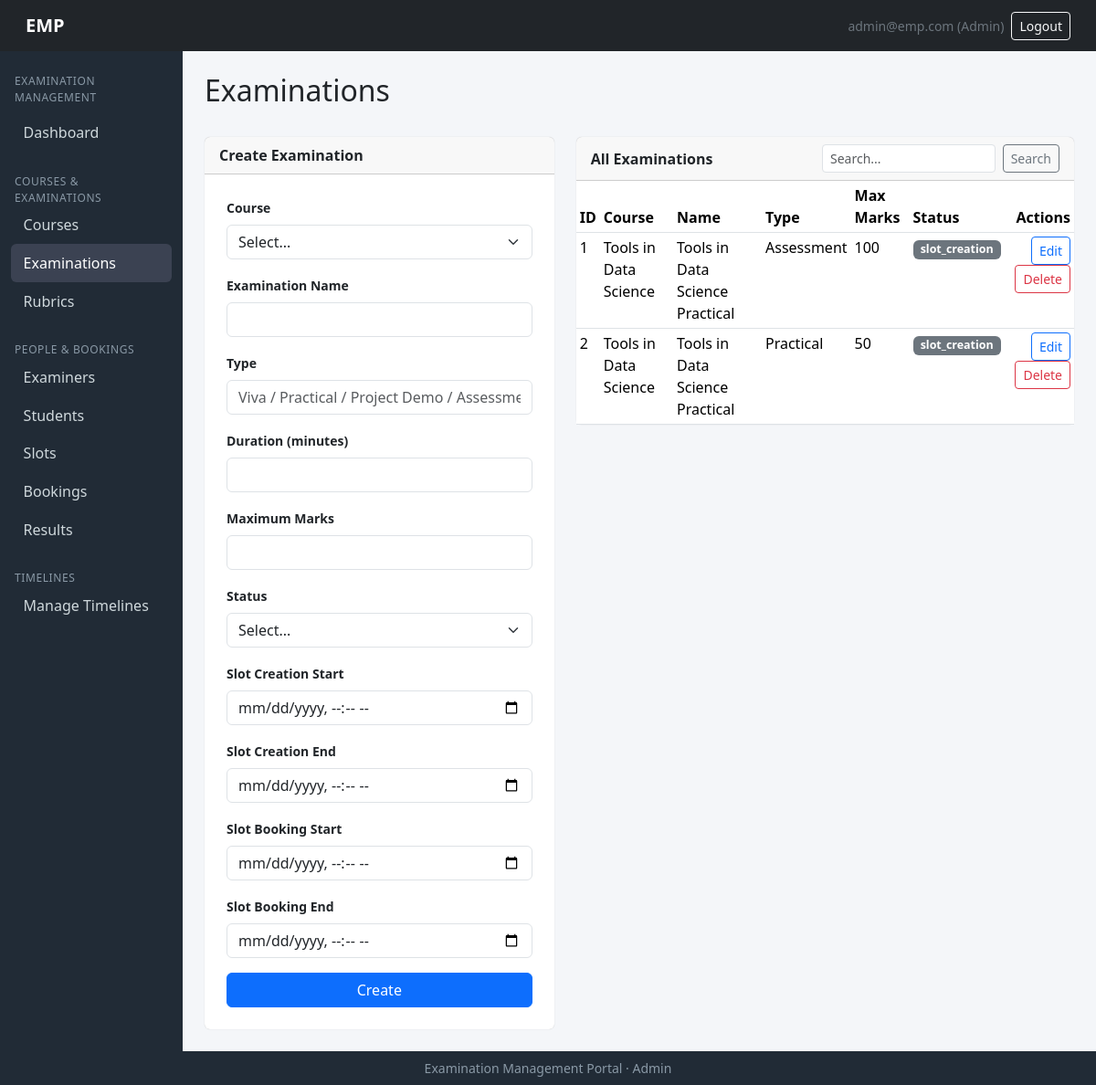
Screenshot of /admin/examinations (signed in) with the database file from the repository.
### models/models.py (models this page shows, shortened)
class User(db.Model, UserMixin):
    __tablename__ = "users"
    id = db.Column(db.Integer, primary_key=True)
    email   = db.Column(db.String(120), unique=True, nullable=False, index=True)
    password_hash = db.Column(db.String(256), nullable=False)
    role = db.Column(db.String(20), nullable=False)   # admin | examiner | student
    is_active = db.Column(db.Boolean, default=True)
    created_at= db.Column(db.DateTime, default=datetime.utcnow)
    examiner=db.relationship("Examiner", backref="user", uselist=False)
    student  = db.relationship("Student", backref="user", uselist=False)
    admin  =db.relationship("Admin", backref="user", uselist=False)

class Course(db.Model):
    __tablename__ = "courses"
    id = db.Column(db.Integer, primary_key=True)
    code = db.Column(db.String(30), unique=True, nullable=False)
    name    = db.Column(db.String(150), nullable=False)
    description  = db.Column(db.Text)
    status=   db.Column(db.String(20), default="active")    # active|inactive
    examinations = db.relationship("Examination", backref="course")

class Examination(db.Model):
    __tablename__ = "examinations"
    id   = db.Column(db.Integer, primary_key=True)
    course_id = db.Column(db.Integer, db.ForeignKey("courses.id"), nullable=False)
    name     = db.Column(db.String(150), nullable=False)
    exam_type= db.Column(db.String(30), nullable=False)   # Viva|Practical|Project Demo|Assessment
    duration = db.Column(db.Integer, nullable=False)       # in minutes ig?
    max_marks = db.Column(db.Integer, nullable=False)
    slot_creation_start = db.Column(db.DateTime)
    slot_creation_end=db.Column(db.DateTime)
    slot_booking_start  = db.Column(db.DateTime)
    slot_booking_end  = db.Column(db.DateTime)
    status = db.Column(db.String(20), default="draft")  # draft|slot_creation|booking_open|closed|completed perhaps
    rubrics = db.relationship("Rubric", backref="exam")
    slots  = db.relationship("ExaminationSlot", backref="exam")

### routes/admin_routes.py (the view, shortened to what this page needs)
@admin_bp.route('/examinations', methods=['GET', 'POST'])
@login_required
def examinations():
    if not admin_only():
        return redirect(url_for('auth.login'))
    courses_options = [{'value': c.id, 'label': f"{c.code} - {c.name}"} for c in Course.query.all()]
    q = request.args.get('q', '').strip()
    exams = Examination.query.filter(Examination.name.ilike(f'%{q}%')).all() if q else Examination.query.all()
    return render_template('admin/examinations.html',
                           examinations=_exam_view_data(exams),
                           courses_options=courses_options,
                           edit=None,
                           q=q)

### app.py (called while the page is built)
@login_manager.user_loader
def load_user(user_id):
    return User.query.get(int(user_id))

### routes/admin_routes.py (called while the page is built)
def admin_only():
    if current_user.role != 'admin':
        flash('Access denied.', 'danger')
        return False
    return True

def _exam_view_data(exams):
    return [{
        'id': e.id,
        'course_name': e.course.name if e.course else 'N/A',
        'name': e.name,
        'type': e.exam_type,
        'max_marks': e.max_marks,
        'status': e.status
    } for e in exams]

### templates/admin/examinations.html (shortened to what this page needs)
{% extends "admin/base_admin.html" %}
{% import "admin/_macros.html" as macros %}
{% import "admin/_status.html" as status %}
{% block content %}
<div class="d-flex justify-content-between align-items-center mb-4">
    <h2>Examinations</h2>
</div>
<div class="row g-4">
    <div class="col-lg-5">
        <div class="card">
            <div class="card-header fw-semibold">{{ 'Edit Examination' if edit else 'Create Examination' }}</div>
            <div class="card-body p-4">
                <form method="POST" action="{{ url_for('admin.examinations') }}">
                    {{ macros.select_row('Course', 'course_id', edit.course_id, courses_options, true) }}
                    {{ macros.form_row('Examination Name', 'name', edit.name, required=true) }}
                    {{ macros.form_row('Type', 'type', edit.type, required=true, placeholder='Viva / Practical / Project Demo / Assessment') }}
                    {{ macros.form_row('Duration (minutes)', 'duration', edit.duration, type='number', required=true) }}
                    {{ macros.form_row('Maximum Marks', 'max_marks', edit.max_marks, type='number', required=true) }}
                    {{ macros.select_row('Status', 'status', edit.status, [{'value':'Draft','label':'Draft'},{'value':'Slot Creation','label':'Slot Creation'},{'value':'Booking Open','label':'Booking Open'},{'value':'Closed','label':'Closed'},{'value':'Completed','label':'Completed'}], true) }}
                    {{ macros.form_row('Slot Creation Start', 'slot_start', edit.slot_start, type='datetime-local') }}
                    {{ macros.form_row('Slot Creation End', 'slot_end', edit.slot_end, type='datetime-local') }}
                    {{ macros.form_row('Slot Booking Start', 'booking_start', edit.booking_start, type='datetime-local') }}
                    {{ macros.form_row('Slot Booking End', 'booking_end', edit.booking_end, type='datetime-local') }}
                    <button type="submit" class="btn btn-primary w-100">{{ 'Update' if edit else 'Create' }}</button>
                </form>
            </div>
        </div>
    </div>
    <div class="col-lg-7">
        <div class="card">
            <div class="card-header d-flex justify-content-between align-items-center">
                <span class="fw-semibold">All Examinations</span>
                <form method="GET" action="{{ url_for('admin.examinations') }}" class="d-flex gap-2" style="width:260px;">
                    <input type="text" name="q" class="form-control form-control-sm" placeholder="Search..." value="{{ q or '' }}">
                    <button type="submit" class="btn btn-sm btn-outline-secondary">Search</button>
                </form>
            </div>
            <div class="table-responsive">
                <table class="table table-sm table-hover mb-0">
                    <thead>
                        <tr>
                            <th>ID</th>
                            <th>Course</th>
                            <th>Name</th>
                            <th>Type</th>
                            <th>Max Marks</th>
                            <th>Status</th>
                            <th class="text-end">Actions</th>
                        </tr>
                    </thead>
                    <tbody>
                        {% for e in examinations %}
                            <tr>
                                <td>{{ e.id }}</td>
                                <td>{{ e.course_name }}</td>
                                <td>{{ e.name }}</td>
                                <td>{{ e.type }}</td>
                                <td>{{ e.max_marks }}</td>
                                <td>{{ status.status_badge(e.status) }}</td>
                                <td class="text-end">
                                    <a class="btn btn-sm btn-outline-primary" href="{{ url_for('admin.exam_edit', exam_id=e.id) }}">Edit</a>
                                    <form method="POST" action="{{ url_for('admin.exam_delete', exam_id=e.id) }}" class="d-inline"
                                          onsubmit="return confirm('Delete this examination?')">
                                          <button type="submit" class="btn btn-sm btn-outline-danger">Delete</button>
                                    </form>
                                </td>
                            </tr>
                        {% else %}
                            <tr><td colspan="7" class="text-center text-muted py-4">No examinations found.</td></tr>
                        {% endfor %}
                    </tbody>
                </table>
            </div>
        </div>
    </div>
</div>
{% endblock %}

### templates/admin/_status.html
{% macro status_badge(status) %}
{% set m = {
  'Draft':'secondary',
  'Slot Creation':'info',
  'Booking Open':'primary',
  'Closed':'warning',
  'Completed':'success',
  'Available':'success',
  'Full':'danger',
  'Cancelled':'dark',
  'Completed':'success',
  'Booked':'primary',
  'Cancelled':'dark',
  'Completed':'success',
  'Active':'success',
  'Inactive':'secondary',
  'Pending':'warning',
  'Approved':'success',
  'Rejected':'danger',
  'Open':'success',
  'Closed':'danger'
} %}
{% set color = m.get(status, 'secondary') %}
<span class="badge bg-{{ color }} badge-status">{{ status }}</span>
{% endmacro %}

### templates/base.html (shortened to what this page needs)
<!DOCTYPE html>
<html lang="en">
<head>
    <link href="https://cdn.jsdelivr.net/npm/bootstrap@5.3.3/dist/css/bootstrap.min.css" rel="stylesheet">
</head>
<body class="d-flex flex-column min-vh-100">
<nav class="navbar navbar-dark bg-dark px-3">
    <div class="container-fluid">
        <a class="navbar-brand" href="{{ url_for('auth.home') }}">EMP</a>
        <div class="d-flex align-items-center gap-2">
            {% if current_user.is_authenticated %}
                <span class="text-secondary small d-none d-sm-inline">{{ current_user.email }} ({{ current_user.role|capitalize }})</span>
                <a class="btn btn-outline-light btn-sm" href="{{ url_for('auth.logout') }}">Logout</a>
            {% endif %}
        </div>
    </div>
</nav>
<div class="container-fluid flex-grow-1">
    <div class="row">
        {% block sidebar %}
        <nav class="col-md-2 col-lg-2 sidebar d-none d-md-block py-3">
            {% block nav_links %}{% endblock %}
        </nav>
        {% endblock %}
        <main class="col-md-10 col-lg-10 p-4">
            {% block content %}{% endblock %}
        </main>
    </div>
</div>
<footer class="footer text-center py-2 mt-auto small">
    Examination Management Portal &middot; {{ current_user.role|capitalize if current_user.is_authenticated else '' }}
</footer>
</body>
</html>

### templates/base.html (style rules this page uses)
body { background:#f4f6f9; }
.navbar-brand { font-weight:700; }
.sidebar { background:#212b36; color:#cfd8dc; min-height:100vh; }
.card { border:0; box-shadow:0 0 1px rgba(0,0,0,.25); }
.footer { background:#212b36; color:#8a99a6; }
.badge-status { font-size:.78rem; }

### rows the page displays
User: email "admin@emp.com", role "Admin"
Course: course_name "Tools in Data Science" "Tools in Data Science"
Examination: name "Tools in Data Science Practical", type "Assessment", examinations "slot_creation"
Examination: name "Tools in Data Science Practical", type "Practical", examinations "slot_creation"

### other values shown
{{ 'Edit Examination' if edit else 'Create Examination' }} "Create Examination"
{{ label }} "Course Status"
{{ label }} "Examination Name Type Duration (minutes) Maximum Marks Slot Creation Start Slot Creation End Slot Booking Start Slot Booking End"
{{ 'Update' if edit else 'Create' }} "Create"
{{ e.id }} "1" "2"
{{ e.max_marks }} "100" "50"
